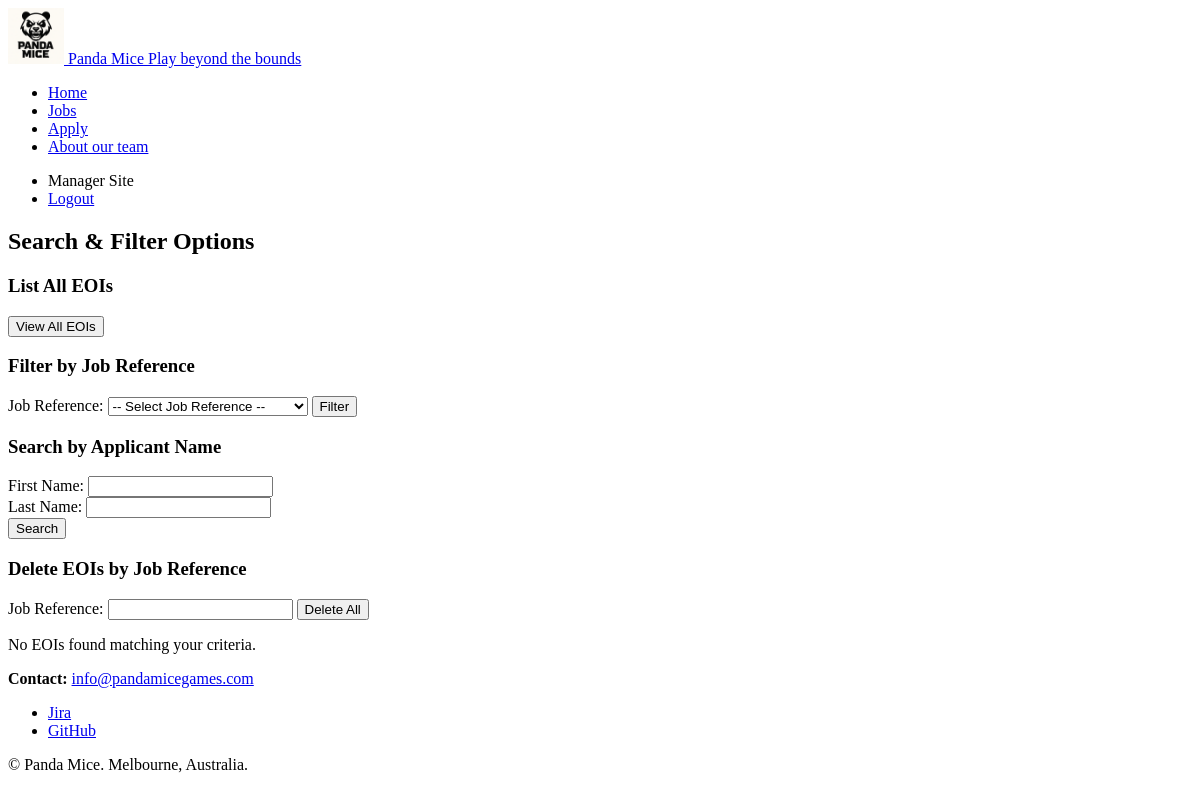
The page /manage.php (signed in) on the database as committed earlier.
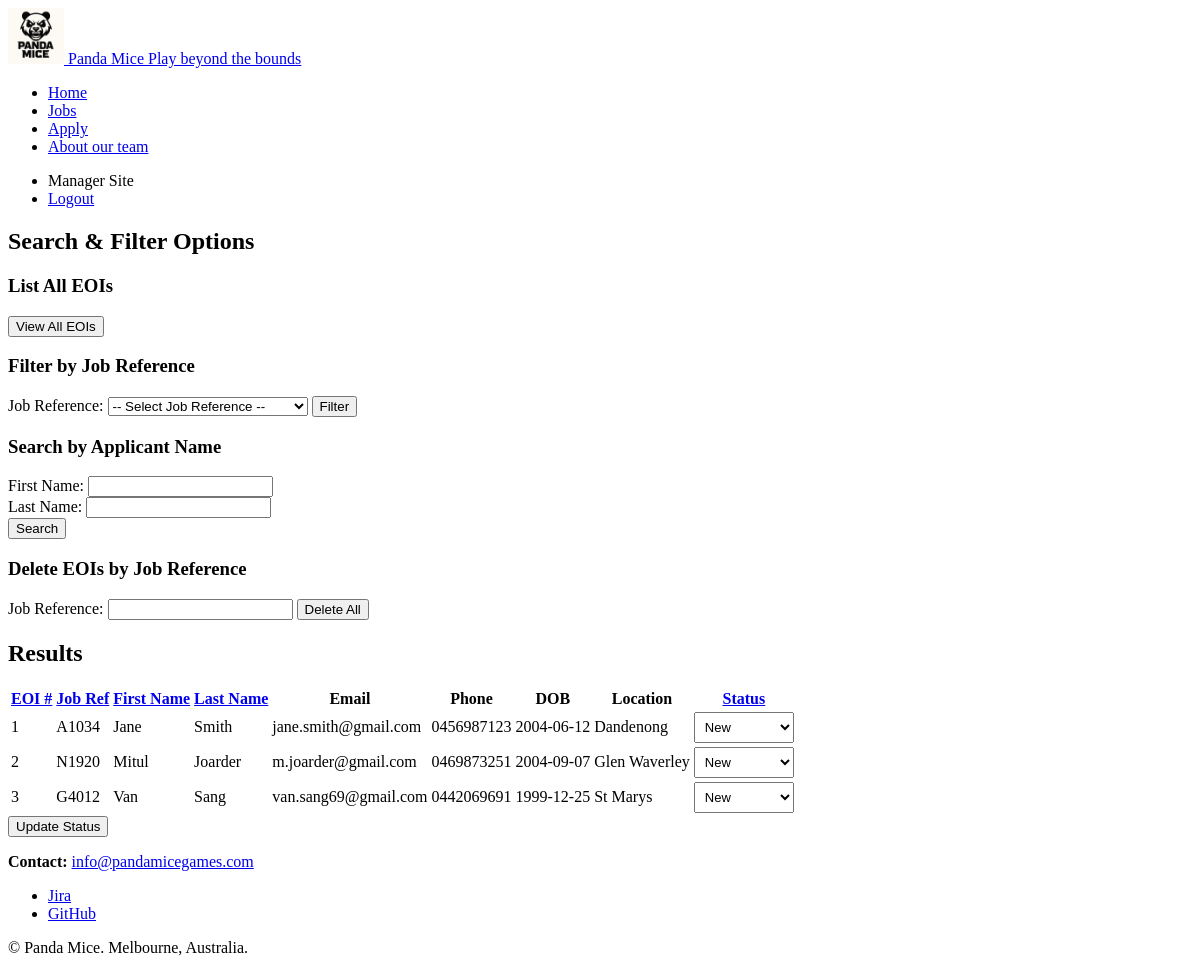
The same page on the database as committed later.
### tables this page shows
CREATE TABLE `eoi` (
  `EOInumber` int(11) NOT NULL,
  `job_ref` varchar(5) NOT NULL,
  `first_name` varchar(50) NOT NULL,
  `last_name` varchar(50) NOT NULL,
  `dob` date NOT NULL,
  `gender` enum('Male','Female','Other') NOT NULL,
  `street_address` varchar(100) NOT NULL,
  `suburb` varchar(50) NOT NULL,
  `state` varchar(10) NOT NULL,
  `postcode` char(4) NOT NULL,
  `email` varchar(100) NOT NULL,
  `phone` varchar(20) NOT NULL,
  `skills` text DEFAULT NULL,
  `status` enum('New','Current','Final') DEFAULT 'New'
);

### manage.php (the view, shortened to what this page needs)
<?php
$result = null;
$sortField = $_GET['sort'] ?? 'EOInumber';
require_once("settings.php");
$conn = new mysqli($host, $user, $pwd, $sql_db);
$action = $_GET['action'] ?? $_POST['action'] ?? 'list_all';
if ($action === 'list_all') {
    $query = "SELECT * FROM eoi ORDER BY $sortField ASC";
    $result = $conn->query($query);
}
?>
<!DOCTYPE html>
<html lang="en">
  <head>
    <link rel="stylesheet" href="styles/manage_styles.css">
  </head>
  <body>
    <?php include "header.inc"; ?>
    <nav>
      <ul class="menu">
        <li>Manager Site</li>
        <li><a href="logout.php">Logout</a></li>
      </ul>
    </nav>
    <main class="site-main container">
    <section class="management-panel">
      <h2>Search & Filter Options</h2>
      <div class="form-section">
        <h3>List All EOIs</h3>
        <form method="get">
          <button type="submit" class="btn">View All EOIs</button>
        </form>
      </div>
      <div class="form-section">
        <h3>Filter by Job Reference</h3>
        <form method="get" class="form-inline">
          <label for="job_ref">Job Reference:</label>
          <select id="job_ref" name="job_ref" required>
            <option value="">-- Select Job Reference --</option>
          </select>
          <button type="submit" class="btn">Filter</button>
        </form>
      </div>
      <div class="form-section">
        <h3>Search by Applicant Name</h3>
        <form method="post" class="form-grid">
          <div class="form-field">
            <label for="first_name">First Name:</label>
            <input type="text" id="first_name" name="first_name" maxlength="50">
          </div>
          <div class="form-field">
            <label for="last_name">Last Name:</label>
            <input type="text" id="last_name" name="last_name" maxlength="50">
          </div>
          <button type="submit" class="btn">Search</button>
        </form>
      </div>
      <div class="form-section danger-section">
        <h3>Delete EOIs by Job Reference</h3>
        <form method="post" class="form-inline" onsubmit="return confirm('Are you sure? This action cannot be undone.');">
          <label for="delete_job_ref">Job Reference:</label>
          <input type="text" id="delete_job_ref" name="job_ref" maxlength="5" required>
          <button type="submit" class="btn btn-danger">Delete All</button>
        </form>
      </div>
    </section>
    <?php if ($result && $result instanceof mysqli_result && $result->num_rows > 0): ?>
      <section class="results-panel">
        <h2>Results
        </h2>
        <div class="table-container results-panel">
          <form method="post" id="statusForm">
            <table class="eoi-table" role="region" aria-label="EOI Management Table">
              <thead>
                <tr>
                  <th><a href="?action=<?php echo htmlspecialchars($action, ENT_QUOTES, 'UTF-8'); ?>&sort=EOInumber">EOI #</a></th>
                  <th><a href="?action=<?php echo htmlspecialchars($action, ENT_QUOTES, 'UTF-8'); ?>&sort=job_ref">Job Ref</a></th>
                  <th><a href="?action=<?php echo htmlspecialchars($action, ENT_QUOTES, 'UTF-8'); ?>&sort=first_name">First Name</a></th>
                  <th><a href="?action=<?php echo htmlspecialchars($action, ENT_QUOTES, 'UTF-8'); ?>&sort=last_name">Last Name</a></th>
                  <th>Email</th>
                  <th>Phone</th>
                  <th>DOB</th>
                  <th>Location</th>
                  <th><a href="?action=<?php echo htmlspecialchars($action, ENT_QUOTES, 'UTF-8'); ?>&sort=status">Status</a></th>
                </tr>
              </thead>
              <tbody>
                <?php while ($row = $result->fetch_assoc()): ?>
                  <tr>
                    <td><?php echo htmlspecialchars($row['EOInumber'], ENT_QUOTES, 'UTF-8'); ?></td>
                    <td><?php echo htmlspecialchars($row['job_ref'], ENT_QUOTES, 'UTF-8'); ?></td>
                    <td><?php echo htmlspecialchars($row['first_name'], ENT_QUOTES, 'UTF-8'); ?></td>
                    <td><?php echo htmlspecialchars($row['last_name'], ENT_QUOTES, 'UTF-8'); ?></td>
                    <td><?php echo htmlspecialchars($row['email'], ENT_QUOTES, 'UTF-8'); ?></td>
                    <td><?php echo htmlspecialchars($row['phone'], ENT_QUOTES, 'UTF-8'); ?></td>
                    <td><?php echo htmlspecialchars($row['dob'], ENT_QUOTES, 'UTF-8'); ?></td>
                    <td><?php echo htmlspecialchars($row['suburb'], ENT_QUOTES, 'UTF-8'); ?></td>
                    <td>
                      <select name="status[<?php echo intval($row['EOInumber']); ?>]" class="status-select">
                        <option value="New" <?php if ($row['status'] === 'New') echo 'selected'; ?>>New</option>
                      </select>
                    </td>
                  </tr>
                <?php endwhile; ?>
              </tbody>
            </table>
            <div class="button-group">
              <button type="submit" class="btn">Update Status</button>
            </div>
          </form>
        </div>
      </section>
    <?php elseif ($result && $result instanceof mysqli_result): ?>
      <section class="results-panel">
        <p>No EOIs found matching your criteria.</p>
      </section>
    <?php endif; ?>
    </main>
  <?php include("footer.inc"); ?>
</body>
</html>

### header.inc
<header class="site-header" role="banner">
  <div class="container header-inner">
    <a class="brand" href="index.php" aria-label="Panda Mice home">
      <img src="images/Panda Mice-logo.png" alt="Panda Mice logo" width="56" height="56">
      <span class="brand-text">
        <span class="brand-name">Panda Mice</span>
        <span class="brand-slogan">Play beyond the bounds</span>
      </span>
    </a>
    <?php include("nav.inc"); ?>
  </div>
</header>

### nav.inc
<nav class="site-nav" aria-label="Primary">
  <ul>
    <li><a href="index.php" class="<?php if(basename($_SERVER['PHP_SELF'])=='index.php') echo 'current'; ?>">Home</a></li>
    <li><a href="jobs.php" class="<?php if(basename($_SERVER['PHP_SELF'])=='jobs.php') echo 'current'; ?>">Jobs</a></li>
    <li><a href="apply.php" class="<?php if(basename($_SERVER['PHP_SELF'])=='apply.php') echo 'current'; ?>">Apply</a></li>
    <li><a href="about.php" class="<?php if(basename($_SERVER['PHP_SELF'])=='about.php') echo 'current'; ?>">About our team</a></li>
  </ul>
</nav>

### footer.inc
<footer class="site-footer" role="contentinfo">
  <div class="container footer-inner">
    <p><strong>Contact:</strong>
      <a href="mailto:info@pandamicegames.com">info@pandamicegames.com</a>
    </p>
    <ul class="footer-links">
      <li><a href="https://pandamice.atlassian.net/jira/software/projects/AWPP1/boards/69" rel="noopener">Jira</a></li>
      <li><a href="https://github.com/majisticswin/PandaMice" rel="noopener">GitHub</a></li>
    </ul>
    <p class="small">© Panda Mice. Melbourne, Australia.</p>
  </div>
</footer>

### styles/manage_styles.css (style rules this page uses)
.management-panel, .results-panel, .stats-panel { background: var(--panel); border: 1px solid var(--border); border-radius: 0. }

### manage.php (style rules this page uses)
select[name^="status"] { width: 100px; padding: 6px; font-size: 13px; }

Rows that differ between the two databases and show on the page:
added eoi: EOInumber "1", job_ref "A1034", first_name "Jane", last_name "Smith", email "jane.smith@gmail.com", phone "0456987123", dob "2004-06-12", suburb "Dandenong", status+EOInumber "New"
added eoi: EOInumber "2", job_ref "N1920", first_name "Mitul", last_name "Joarder", email "m.joarder@gmail.com", phone "0469873251", dob "2004-09-07", suburb "Glen Waverley", status+EOInumber "New"
added eoi: EOInumber "3", job_ref "G4012", first_name "Van", last_name "Sang", email "van.sang69@gmail.com", phone "0442069691", dob "1999-12-25", suburb "St Marys", status+EOInumber "New"
Other text that changed with them:
text no longer shown: "No EOIs found matching your criteria."
text now shown: "Results EOI # Job Ref First Name Last Name Email Phone DOB Location Status Update Status"
